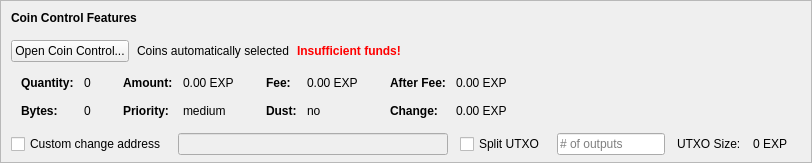
    <widget class="QFrame" name="frameCoinControl">
     <property name="sizePolicy">
      <sizepolicy hsizetype="Expanding" vsizetype="Expanding">
       <horstretch>0</horstretch>
       <verstretch>0</verstretch>
      </sizepolicy>
     </property>
     <property name="maximumSize">
      <size>
       <width>16777215</width>
       <height>16777215</height>
      </size>
     </property>
     <property name="frameShape">
      <enum>QFrame::StyledPanel</enum>
     </property>
     <property name="frameShadow">
      <enum>QFrame::Sunken</enum>
     </property>
     <layout class="QVBoxLayout" name="verticalLayoutCoinControl2">
      <property name="spacing">
       <number>0</number>
      </property>
      <property name="leftMargin">
       <number>0</number>
      </property>
      <property name="topMargin">
       <number>0</number>
      </property>
      <property name="rightMargin">
       <number>0</number>
      </property>
      <property name="bottomMargin">
       <number>6</number>
      </property>
      <item>
       <layout class="QVBoxLayout" name="verticalLayoutCoinControl" stretch="0,0,0,0,1">
        <property name="spacing">
         <number>0</number>
        </property>
        <property name="leftMargin">
         <number>10</number>
        </property>
        <property name="topMargin">
         <number>10</number>
        </property>
        <item>
         <layout class="QHBoxLayout" name="horizontalLayoutCoinControl1">
          <property name="bottomMargin">
           <number>15</number>
          </property>
          <item>
           <widget class="QLabel" name="labelCoinControlFeatures">
            <property name="sizePolicy">
             <sizepolicy hsizetype="Preferred" vsizetype="Maximum">
              <horstretch>0</horstretch>
              <verstretch>0</verstretch>
             </sizepolicy>
            </property>
            <property name="font">
             <font>
              <weight>75</weight>
              <bold>true</bold>
             </font>
            </property>
            <property name="styleSheet">
             <string notr="true">font-weight:bold;</string>
            </property>
            <property name="text">
             <string>Coin Control Features</string>
            </property>
           </widget>
          </item>
         </layout>
        </item>
        <item>
         <layout class="QHBoxLayout" name="horizontalLayoutCoinControl2" stretch="0,0,0,0">
          <property name="spacing">
           <number>8</number>
          </property>
          <property name="bottomMargin">
           <number>10</number>
          </property>
          <item>
           <widget class="QPushButton" name="pushButtonCoinControl">
            <property name="styleSheet">
             <string notr="true"/>
            </property>
            <property name="text">
             <string>Open Coin Control...</string>
            </property>
            <property name="autoDefault">
             <bool>false</bool>
            </property>
           </widget>
          </item>
          <item>
           <widget class="QLabel" name="labelCoinControlAutomaticallySelected">
            <property name="text">
             <string>Coins automatically selected</string>
            </property>
            <property name="margin">
             <number>5</number>
            </property>
           </widget>
          </item>
          <item>
           <widget class="QLabel" name="labelCoinControlInsuffFunds">
            <property name="font">
             <font>
              <weight>75</weight>
              <bold>true</bold>
             </font>
            </property>
            <property name="styleSheet">
             <string notr="true">color:red;font-weight:bold;</string>
            </property>
            <property name="text">
             <string>Insufficient funds!</string>
            </property>
            <property name="margin">
             <number>5</number>
            </property>
           </widget>
          </item>
          <item>
           <spacer name="horizontalSpacerCoinControl">
            <property name="orientation">
             <enum>Qt::Horizontal</enum>
            </property>
            <property name="sizeHint" stdset="0">
             <size>
              <width>40</width>
              <height>1</height>
             </size>
            </property>
           </spacer>
          </item>
         </layout>
        </item>
        <item>
         <widget class="QWidget" name="widgetCoinControl" native="true">
          <property name="sizePolicy">
           <sizepolicy hsizetype="Preferred" vsizetype="Preferred">
            <horstretch>0</horstretch>
            <verstretch>0</verstretch>
           </sizepolicy>
          </property>
          <property name="minimumSize">
           <size>
            <width>0</width>
            <height>0</height>
           </size>
          </property>
          <property name="styleSheet">
           <string notr="true"/>
          </property>
          <layout class="QHBoxLayout" name="horizontalLayoutCoinControl5">
           <property name="leftMargin">
            <number>0</number>
           </property>
           <property name="topMargin">
            <number>0</number>
           </property>
           <property name="rightMargin">
            <number>0</number>
           </property>
           <property name="bottomMargin">
            <number>0</number>
           </property>
           <item>
            <layout class="QHBoxLayout" name="horizontalLayoutCoinControl3" stretch="0,0,0,1">
             <property name="spacing">
              <number>20</number>
             </property>
             <property name="topMargin">
              <number>0</number>
             </property>
             <property name="bottomMargin">
              <number>10</number>
             </property>
             <item>
              <layout class="QFormLayout" name="formLayoutCoinControl1">
               <property name="horizontalSpacing">
                <number>10</number>
               </property>
               <property name="verticalSpacing">
                <number>14</number>
               </property>
               <property name="leftMargin">
                <number>10</number>
               </property>
               <property name="topMargin">
                <number>4</number>
               </property>
               <property name="rightMargin">
                <number>6</number>
               </property>
               <item row="0" column="0">
                <widget class="QLabel" name="labelCoinControlQuantityText">
                 <property name="font">
                  <font>
                   <weight>75</weight>
                   <bold>true</bold>
                  </font>
                 </property>
                 <property name="text">
                  <string>Quantity:</string>
                 </property>
                 <property name="margin">
                  <number>0</number>
                 </property>
                </widget>
               </item>
               <item row="0" column="1">
                <widget class="QLabel" name="labelCoinControlQuantity">
                 <property name="cursor">
                  <cursorShape>IBeamCursor</cursorShape>
                 </property>
                 <property name="contextMenuPolicy">
                  <enum>Qt::ActionsContextMenu</enum>
                 </property>
                 <property name="text">
                  <string notr="true">0</string>
                 </property>
                 <property name="margin">
                  <number>0</number>
                 </property>
                 <property name="textInteractionFlags">
                  <set>Qt::LinksAccessibleByMouse|Qt::TextSelectableByKeyboard|Qt::TextSelectableByMouse</set>
                 </property>
                </widget>
               </item>
               <item row="1" column="0">
                <widget class="QLabel" name="labelCoinControlBytesText">
                 <property name="font">
                  <font>
                   <weight>75</weight>
                   <bold>true</bold>
                  </font>
                 </property>
                 <property name="text">
                  <string>Bytes:</string>
                 </property>
                </widget>
               </item>
               <item row="1" column="1">
                <widget class="QLabel" name="labelCoinControlBytes">
                 <property name="cursor">
                  <cursorShape>IBeamCursor</cursorShape>
                 </property>
                 <property name="contextMenuPolicy">
                  <enum>Qt::ActionsContextMenu</enum>
                 </property>
                 <property name="text">
                  <string notr="true">0</string>
                 </property>
                 <property name="textInteractionFlags">
                  <set>Qt::LinksAccessibleByMouse|Qt::TextSelectableByKeyboard|Qt::TextSelectableByMouse</set>
                 </property>
                </widget>
               </item>
              </layout>
             </item>
             <item>
              <layout class="QFormLayout" name="formLayoutCoinControl2">
               <property name="horizontalSpacing">
                <number>10</number>
               </property>
               <property name="verticalSpacing">
                <number>14</number>
               </property>
               <property name="leftMargin">
                <number>6</number>
               </property>
               <property name="topMargin">
                <number>4</number>
               </property>
               <property name="rightMargin">
                <number>6</number>
               </property>
               <item row="0" column="0">
                <widget class="QLabel" name="labelCoinControlAmountText">
                 <property name="font">
                  <font>
                   <weight>75</weight>
                   <bold>true</bold>
                  </font>
                 </property>
                 <property name="text">
                  <string>Amount:</string>
                 </property>
                 <property name="margin">
                  <number>0</number>
                 </property>
                </widget>
               </item>
               <item row="0" column="1">
                <widget class="QLabel" name="labelCoinControlAmount">
                 <property name="cursor">
                  <cursorShape>IBeamCursor</cursorShape>
                 </property>
                 <property name="contextMenuPolicy">
                  <enum>Qt::ActionsContextMenu</enum>
                 </property>
                 <property name="text">
                  <string notr="true">0.00 EXP</string>
                 </property>
                 <property name="textInteractionFlags">
                  <set>Qt::LinksAccessibleByMouse|Qt::TextSelectableByKeyboard|Qt::TextSelectableByMouse</set>
                 </property>
                </widget>
               </item>
               <item row="1" column="0">
                <widget class="QLabel" name="labelCoinControlPriorityText">
                 <property name="font">
                  <font>
                   <weight>75</weight>
                   <bold>true</bold>
                  </font>
                 </property>
                 <property name="text">
                  <string>Priority:</string>
                 </property>
                </widget>
               </item>
               <item row="1" column="1">
                <widget class="QLabel" name="labelCoinControlPriority">
                 <property name="cursor">
                  <cursorShape>IBeamCursor</cursorShape>
                 </property>
                 <property name="contextMenuPolicy">
                  <enum>Qt::ActionsContextMenu</enum>
                 </property>
                 <property name="text">
                  <string>medium</string>
                 </property>
                 <property name="textInteractionFlags">
                  <set>Qt::LinksAccessibleByMouse|Qt::TextSelectableByKeyboard|Qt::TextSelectableByMouse</set>
                 </property>
                </widget>
               </item>
              </layout>
             </item>
             <item>
              <layout class="QFormLayout" name="formLayoutCoinControl3">
               <property name="horizontalSpacing">
                <number>10</number>
               </property>
               <property name="verticalSpacing">
                <number>14</number>
               </property>
               <property name="leftMargin">
                <number>6</number>
               </property>
               <property name="topMargin">
                <number>4</number>
               </property>
               <property name="rightMargin">
                <number>6</number>
               </property>
               <item row="0" column="0">
                <widget class="QLabel" name="labelCoinControlFeeText">
                 <property name="font">
                  <font>
                   <weight>75</weight>
                   <bold>true</bold>
                  </font>
                 </property>
                 <property name="text">
                  <string>Fee:</string>
                 </property>
                 <property name="margin">
                  <number>0</number>
                 </property>
                </widget>
               </item>
               <item row="0" column="1">
                <widget class="QLabel" name="labelCoinControlFee">
                 <property name="cursor">
                  <cursorShape>IBeamCursor</cursorShape>
                 </property>
                 <property name="contextMenuPolicy">
                  <enum>Qt::ActionsContextMenu</enum>
                 </property>
                 <property name="text">
                  <string notr="true">0.00 EXP</string>
                 </property>
                 <property name="textInteractionFlags">
                  <set>Qt::LinksAccessibleByMouse|Qt::TextSelectableByKeyboard|Qt::TextSelectableByMouse</set>
                 </property>
                </widget>
               </item>
               <item row="1" column="0">
                <widget class="QLabel" name="labelCoinControlLowOutputText">
                 <property name="font">
                  <font>
                   <weight>75</weight>
                   <bold>true</bold>
                  </font>
                 </property>
                 <property name="text">
                  <string>Dust:</string>
                 </property>
                </widget>
               </item>
               <item row="1" column="1">
                <widget class="QLabel" name="labelCoinControlLowOutput">
                 <property name="cursor">
                  <cursorShape>IBeamCursor</cursorShape>
                 </property>
                 <property name="contextMenuPolicy">
                  <enum>Qt::ActionsContextMenu</enum>
                 </property>
                 <property name="text">
                  <string>no</string>
                 </property>
                 <property name="textInteractionFlags">
                  <set>Qt::LinksAccessibleByMouse|Qt::TextSelectableByKeyboard|Qt::TextSelectableByMouse</set>
                 </property>
                </widget>
               </item>
              </layout>
             </item>
             <item>
              <layout class="QFormLayout" name="formLayoutCoinControl4">
               <property name="horizontalSpacing">
                <number>10</number>
               </property>
               <property name="verticalSpacing">
                <number>14</number>
               </property>
               <property name="leftMargin">
                <number>6</number>
               </property>
               <property name="topMargin">
                <number>4</number>
               </property>
               <property name="rightMargin">
                <number>6</number>
               </property>
               <item row="0" column="0">
                <widget class="QLabel" name="labelCoinControlAfterFeeText">
                 <property name="font">
                  <font>
                   <weight>75</weight>
                   <bold>true</bold>
                  </font>
                 </property>
                 <property name="text">
                  <string>After Fee:</string>
                 </property>
                 <property name="margin">
                  <number>0</number>
                 </property>
                </widget>
               </item>
               <item row="0" column="1">
                <widget class="QLabel" name="labelCoinControlAfterFee">
                 <property name="cursor">
                  <cursorShape>IBeamCursor</cursorShape>
                 </property>
                 <property name="contextMenuPolicy">
                  <enum>Qt::ActionsContextMenu</enum>
                 </property>
                 <property name="text">
                  <string notr="true">0.00 EXP</string>
                 </property>
                 <property name="textInteractionFlags">
                  <set>Qt::LinksAccessibleByMouse|Qt::TextSelectableByKeyboard|Qt::TextSelectableByMouse</set>
                 </property>
                </widget>
               </item>
               <item row="1" column="0">
                <widget class="QLabel" name="labelCoinControlChangeText">
                 <property name="font">
                  <font>
                   <weight>75</weight>
                   <bold>true</bold>
                  </font>
                 </property>
                 <property name="text">
                  <string>Change:</string>
                 </property>
                </widget>
               </item>
               <item row="1" column="1">
                <widget class="QLabel" name="labelCoinControlChange">
                 <property name="cursor">
                  <cursorShape>IBeamCursor</cursorShape>
                 </property>
                 <property name="contextMenuPolicy">
                  <enum>Qt::ActionsContextMenu</enum>
                 </property>
                 <property name="text">
                  <string notr="true">0.00 EXP</string>
                 </property>
                 <property name="textInteractionFlags">
                  <set>Qt::LinksAccessibleByMouse|Qt::TextSelectableByKeyboard|Qt::TextSelectableByMouse</set>
                 </property>
                </widget>
               </item>
              </layout>
             </item>
            </layout>
           </item>
          </layout>
         </widget>
        </item>
        <item>
         <layout class="QHBoxLayout" name="horizontalLayoutCoinControl4" stretch="0,0,0,0,0,0,0">
          <property name="spacing">
           <number>12</number>
          </property>
          <property name="sizeConstraint">
           <enum>QLayout::SetDefaultConstraint</enum>
          </property>
          <property name="topMargin">
           <number>5</number>
          </property>
          <property name="rightMargin">
           <number>5</number>
          </property>
          <item>
           <widget class="QCheckBox" name="checkBoxCoinControlChange">
            <property name="toolTip">
             <string>If this is activated, but the change address is empty or invalid, change will be sent to a newly generated address.</string>
            </property>
            <property name="text">
             <string>Custom change address</string>
            </property>
           </widget>
          </item>
          <item>
           <widget class="QValidatedLineEdit" name="lineEditCoinControlChange">
            <property name="enabled">
             <bool>false</bool>
            </property>
            <property name="sizePolicy">
             <sizepolicy hsizetype="Expanding" vsizetype="Fixed">
              <horstretch>0</horstretch>
              <verstretch>0</verstretch>
             </sizepolicy>
            </property>
           </widget>
          </item>
          <item>
           <widget class="QCheckBox" name="splitBlockCheckBox">
            <property name="text">
             <string>Split UTXO</string>
            </property>
           </widget>
          </item>
          <item>
           <widget class="QLineEdit" name="splitBlockLineEdit">
            <property name="sizePolicy">
             <sizepolicy hsizetype="Fixed" vsizetype="Fixed">
              <horstretch>50</horstretch>
              <verstretch>0</verstretch>
             </sizepolicy>
            </property>
            <property name="placeholderText">
             <string># of outputs</string>
            </property>
           </widget>
          </item>
          <item>
           <widget class="QLabel" name="labelBlockSizeText">
            <property name="text">
             <string>UTXO Size:</string>
            </property>
           </widget>
          </item>
          <item>
           <widget class="QLabel" name="labelBlockSize">
            <property name="text">
             <string>0 EXP</string>
            </property>
           </widget>
          </item>
          <item>
           <widget class="QLabel" name="labelCoinControlChangeLabel">
            <property name="sizePolicy">
             <sizepolicy hsizetype="Preferred" vsizetype="Expanding">
              <horstretch>0</horstretch>
              <verstretch>0</verstretch>
             </sizepolicy>
            </property>
            <property name="minimumSize">
             <size>
              <width>0</width>
              <height>0</height>
             </size>
            </property>
            <property name="text">
             <string/>
            </property>
            <property name="margin">
             <number>3</number>
            </property>
           </widget>
          </item>
         </layout>
        </item>
        <item>
         <spacer name="verticalSpacerCoinControl">
          <property name="orientation">
           <enum>Qt::Vertical</enum>
          </property>
          <property name="sizeHint" stdset="0">
           <size>
            <width>800</width>
            <height>1</height>
           </size>
          </property>
         </spacer>
        </item>
       </layout>
      </item>
     </layout>
    </widget>
